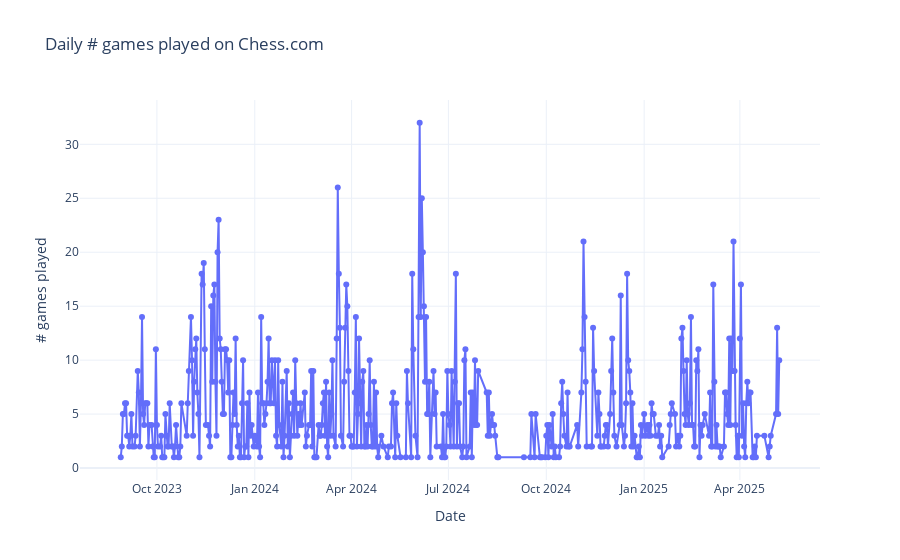

This figure's notebook cell:
### Code cell
# Aggregate 'My_Elo' values by date
df_daily = df.groupby('Date')['My_Elo'].count().reset_index()

# Create the figure
fig = go.Figure()

# Add trace
fig.add_trace(go.Scatter(
    x=df_daily['Date'],
    y=df_daily['My_Elo'],
    mode='lines+markers',
    name='My Elo'
))

# Update layout to match the style of the Matplotlib plot
fig.update_layout(
    title='Daily # games played on Chess.com',
    xaxis_title='Date',
    yaxis_title='# games played',
    xaxis=dict(showgrid=True),
    yaxis=dict(showgrid=True),
    template='plotly_white'
)

# Show plot
fig.show()

### Figure 1 — Plotly figure (JSON) as saved in the notebook; plotly's stock layout.template omitted (floating-point values rounded to 4 significant figures; data arrays with more than 128 entries replaced by an {"elided": "..."} marker saying what was removed)
{"data": [{"mode": "lines+markers", "name": "My Elo", "type": "scatter", "x": {"elided": "472 str values"}, "y": {"elided": "472 int values"}}], "layout": {"title": {"text": "Daily # games played on Chess.com"}, "xaxis": {"showgrid": true, "title": {"text": "Date"}}, "yaxis": {"showgrid": true, "title": {"text": "# games played"}}}}
